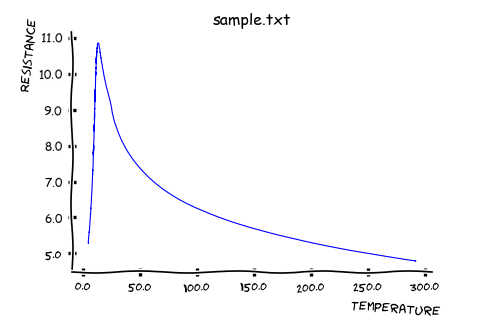

This chart was generated by the following Python code:
"""Example plot in XKCD comic style SketchPlot template."""
from Stoner import Data, __home__
from Stoner.plot.formats import SketchPlot
import os.path as path

filename = path.realpath(path.join(__home__, "..", "doc", "samples", "sample.txt"))
d = Data(filename, setas="xy", template=SketchPlot)
d.plot()
